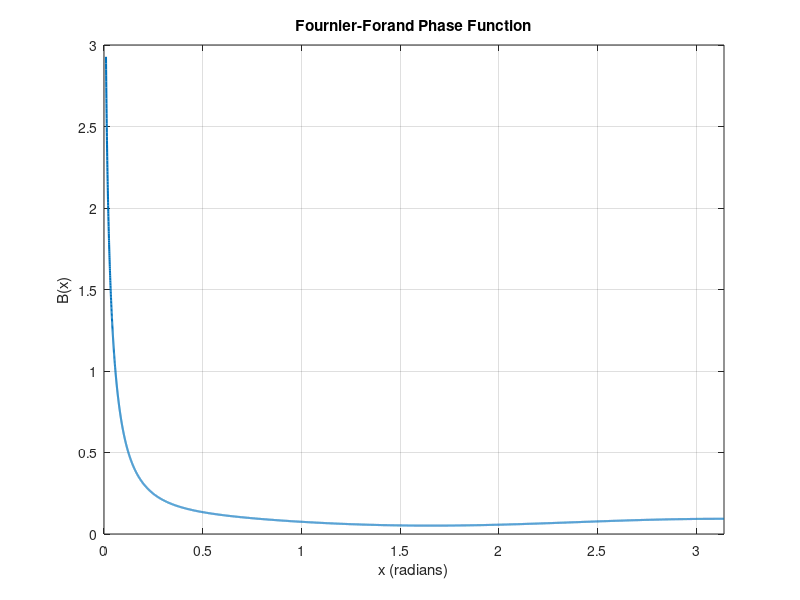

This figure's MATLAB source:
u = 4.9;
n = 0.9;

v = (3 - u) / 2;

s = @(x) (4 / (3 * (n - 1)^2)) .* sin(x / 2).^2;

B = @(x) ...
    (1 ./ (4*pi .* (1 - s(x)).^2 .* s(x).^v)) .* ...
    (v .* (1 - s(x)) ...
    - (1 - s(x).^v) ...
    + (s(x) .* (1 - s(x).^v) ...
    - v .* (1 - s(x))) .* sin(x / 2).^(-2)) ...
    + ((1 - s(pi).^v) / ...
    (16*pi * (s(pi) - 1) * s(pi).^v)) .* ...
    (3*cos(x).^2 - 1);

% x in radians
x = linspace(1e-2, pi, 10000);

y = B(x);

figure;
plot(x, y, 'LineWidth', 1.5);

xlabel('x (radians)');
ylabel('B(x)');
title('Fournier-Forand Phase Function');
grid on;
xlim([0 pi]);
